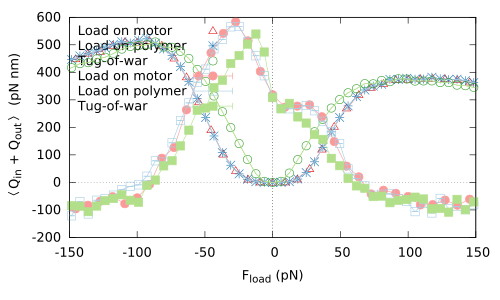

Source code (gnuplot):
#!/usr/bin/gnuplot
set term pdfcairo enhanced linewidth 1.75 font ",14"
set output "excess_heat_F.pdf"

gamma_M = 0.66
gamma_A = 0.97

load "Data/my.pal"

set key left Left width -2 

set xlabel "F_{load} (pN)"
set ylabel "{/Symbol \341}Q_{in} + Q_{out}{/Symbol \361} (pN nm)"

set xzeroaxis
set yzeroaxis

set y2zeroaxis




plot [-150:150][:] \
    "Data/F_q_k=8.dat" u ($1/0.66):(-$2*0.66*0.97/(0.66+0.97)*($2+$1/0.66)) w points ls 8 title "Load on motor"\
  , "Data/F_q_k=8.dat" u ($1/0.66):(-$2*0.66*0.97/(0.66+0.97)*($2+$1/0.66+2.*$3)) w lines ls 8 notitle\
  , "Data/F_q_k=8.dat" u ($1/0.66):(-$2*0.66*0.97/(0.66+0.97)*($2+$1/0.66-2.*$3)) w lines ls 8 notitle\
  , "Data/F_q_fil.dat" u (-$1/0.97):($2*0.66*0.97/(0.66+0.97)*(-$2-$1/0.97)) w points ls 3 title "Load on polymer"\
  , "Data/F_q_fil.dat" u (-$1/0.97):($2*0.66*0.97/(0.66+0.97)*(-$2-$1/0.97+2.*$3)) w lines ls 3 notitle\
  , "Data/F_q_fil.dat" u (-$1/0.97):($2*0.66*0.97/(0.66+0.97)*(-$2-$1/0.97-2.*$3)) w lines ls 3 notitle \
  , "Data/tug_F.dat" u (-$1/0.97):($2*(-$2*0.97-$1)) w points ls 6 title "Tug-of-war"\
  , "Data/tug_F.dat" u (-$1/0.97):($2*(-$2*0.97-$1+2.*$3)) w lines ls 6 notitle\
  , "Data/tug_F.dat" u (-$1/0.97):($2*(-$2*0.97-$1-2.*$3)) w lines ls 6 notitle\
  , "Data/F_q_k=8.dat" u ($1/0.66):(1+$5/$4)*2500 w errorlines ls 7 title "Load on motor"\
  , "Data/F_q_fil.dat" u (-$1/0.97):(1+$5/$4)*2500 w errorlines ls 4 title "Load on polymer"\
  , "Data/tug_F.dat" u (-$1/0.97):(1+$9/$8)*2500 w errorlines ls 5 title "Tug-of-war"\
